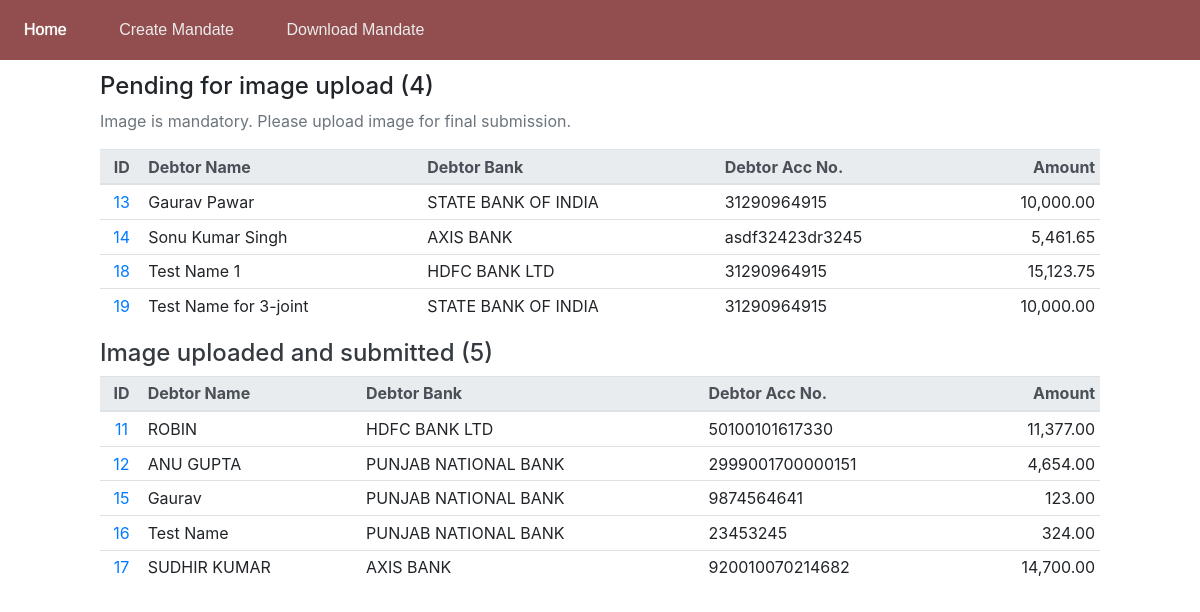
Page /mandates/ on the earlier database version.
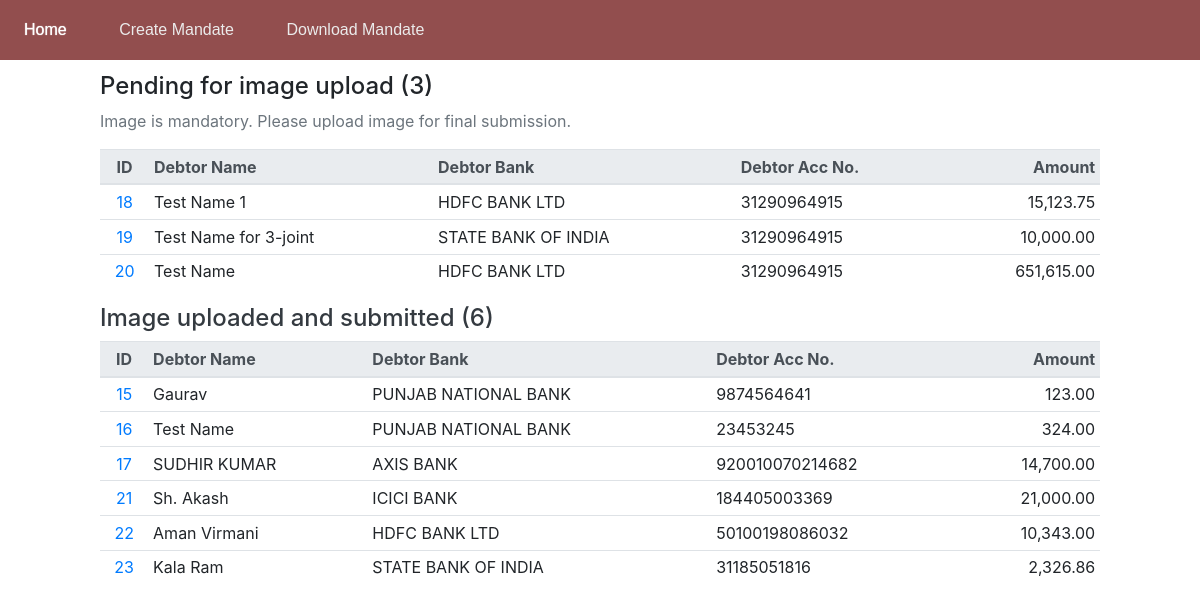
Same page on the later database version.
### mandate/models.py (models this page shows, shortened)
class Mandate(models.Model):
	debit_type_choices = [
		(None, ''),
		('F', 'Fixed Amount'),
		('M', 'Max Amount'),
	]
	frequency_choices = [
		(None, ''),
		('ADHO', 'As and when presented'),
		('INDA', 'Intra Day'),
		('DAIL', 'Daily'),
		('WEEK', 'Weekly'),
		('BIMN', 'Bi-Monthly'),
		('MNTH', 'Monthly '),
		('QURT', 'Quaterly'),
		('MIAN', 'Semi annually'),
		('YEAR', 'Yearly'),
	]
	acc_type_choices = [
		(None, ''),
		('SAVINGS', 'SAVINGS'),
		('CURRENT', 'CURRENT'),
		('CC', 'CC'),
		('Other', 'Other'),
	]
	debit_date_choices = [
		(None, ''),
		('3', '3rd day of month'),
		('11', '11th day of month'),
		('19', '19th day of month'),
		('26', '26th day of month'),
	]
	seq_no = models.IntegerField(default=0)
	ref = models.CharField(max_length=35, null=False)
	currency = models.CharField(max_length=5, default='INR', verbose_name='Currency')
	debit_type = models.CharField(max_length=1, choices=debit_type_choices, default='F', verbose_name='Debit Type')
	amount = models.DecimalField(max_digits=10, decimal_places=2, verbose_name='Installment Amount')
	category = models.CharField(max_length=4, default='L001', verbose_name='Category')
	frequency = models.CharField(max_length=4, choices=frequency_choices, default='MNTH', verbose_name='Frequency')
	date = models.DateField(verbose_name='Date of Mandate')
	start_date = models.DateField(verbose_name='Start Date', help_text="The start date should be on or after the date of mandate.")
	end_date = models.DateField(verbose_name='End Date', help_text="The end date can not be beyond 40 years after start date ")
	debtor_name = models.CharField(max_length=300, verbose_name='Name of Debor Account Holder', help_text="The name as per the debit account.")
	debtor_joint = models.BooleanField(default=False, verbose_name='Is the Debtor Account jointly held?', help_text="Select this if the debtor account requires signatures of multiple persons")
	debtor_name_2 = models.CharField(blank=True, null=True, max_length=300, verbose_name='Name of Debor Account Holder 2', help_text='At least one additional name required for joint account.')
	debtor_name_3 = models.CharField(blank=True, null=True, max_length=300, verbose_name='Name of Debor Account Holder 3')
	debtor_bank = models.ForeignKey(DebtorBank, on_delete=models.PROTECT, verbose_name='Debtor Bank')
	debtor_acc_type = models.CharField(max_length=10, choices=acc_type_choices, verbose_name='Debtor Account Type')
	debtor_acc_no = models.CharField(max_length=100, verbose_name='Debtor Legal Account Number')
	debtor_acc_ifsc = models.CharField(max_length=11, verbose_name='Debtor Account IFSC')
	creditor_name = models.CharField(max_length=300, verbose_name='Creditor Name')
	creditor_bank = models.CharField(max_length=300, default="SARVA HARYANA GRAMIN BANK", verbose_name='Creditor Bank')
	creditor_utility_code = models.CharField(max_length=100, default="HGBX00002000017848", verbose_name='Creditor Utility Code')
	mandate_image = models.ImageField(upload_to="mandate/images/mandate/", null=True, verbose_name='Mandate Image')
	mandate_file = models.FileField(null=True, blank=True, verbose_name='Mandate File')
	phone = models.CharField(max_length=10, null=True, blank=True, validators=[phone_validator], verbose_name='Customer Mobile No.')
	email = models.EmailField(null=True, blank=True, verbose_name='Customer EMail ID')
	debit_date = models.CharField(max_length=2, choices=debit_date_choices, verbose_name='Date of EMI Collection')
	credit_account = models.CharField(max_length=100, verbose_name='Credit Account', help_text="The loan/other account in SHGB in which the installment is to be credited.")
	create_time = models.DateTimeField(null=True)
	create_user = models.ForeignKey(User, on_delete=models.PROTECT, related_name="create", null=True)
	submit_time = models.DateTimeField(null=True)
	submit_user = models.ForeignKey(User, on_delete=models.PROTECT, related_name="submit", null=True)
	lm_time = models.DateTimeField(null=True)
	is_deleted = models.BooleanField(default=False)
	class Meta:
		ordering = ["id"]
		constraints = [
			CheckConstraint(
    			check = Q(start_date__gte = F("date")),
    			name = "startDate_gte_date",
				violation_error_message = '"Start Date" can not be before the "Date of Mandate"',
			)
		]

class DebtorBank(models.Model):
	name = models.CharField(max_length=400)
	is_deleted = models.BooleanField(default=False)
	def __str__(self):
		return self.name

### mandate/views.py (the view)
# urls.py: path("", views.index, name="index"),
def index(request):
	mandates = Mandate.objects.exclude(mandate_image__exact = '')
	mandates_pending_image = Mandate.objects.filter(mandate_image__exact = '')
	context = {"mandates": mandates, "mandates_pending_image": mandates_pending_image}
	return render(request, "mandate/index.html", context)

### mandate/templates/mandate/index.html
{% extends "mandate/base.html" %}
{% load humanize %}
{% block content %}
<div style="width: 1000px;">
<h4>Pending for image upload ({{ mandates_pending_image.count }})</h4>
<p class="text-muted">Image is mandatory. Please upload image for final submission.</p>
<table class="table table-sm table-hover">
    <thead class="thead-light">
      <tr>
        <th scope="col" class="text-center">ID</th>
        <th scope="col">Debtor Name</th>
        <th scope="col">Debtor Bank</th>
        <th scope="col">Debtor Acc No.</th>
        <th scope="col" class="text-right">Amount</th>
      </tr>
    </thead>
    <tbody>
        {% for m in mandates_pending_image %}
        <tr>
            <td scope="row" class="text-center"><a href="/mandates/mandate/{{m.id}}/">{{m.id}}</a></td>
            <td>{{m.debtor_name}}</td>
            <td>{{m.debtor_bank}}</td>
            <td>{{m.debtor_acc_no}}</td>
            <td class="text-right">{{m.amount|intcomma}}</td>
        </tr>
        {% endfor %}
    </tbody>
  </table>
<h4><a href="1/" class="text-dark">Image uploaded and submitted ({{ mandates.count }})</a></h4>
<table class="table table-sm table-hover">
    <thead class="thead-light">
      <tr>
        <th scope="col" class="text-center">ID</th>
        <th scope="col">Debtor Name</th>
        <th scope="col">Debtor Bank</th>
        <th scope="col">Debtor Acc No.</th>
        <th scope="col" class="text-right">Amount</th>
      </tr>
    </thead>
    <tbody>
        {% for m in mandates %}
        <tr>
            <td scope="row" class="text-center"><a href="/mandates/mandate/{{m.id}}/">{{m.id}}</a></td>
            <td>{{m.debtor_name}}</td>
            <td>{{m.debtor_bank}}</td>
            <td>{{m.debtor_acc_no}}</td>
            <td class="text-right">{{m.amount|intcomma}}</td>
        </tr>
        {% endfor %}
    </tbody>
  </table>
</div>
{% endblock %}

Differences in the rows shown:
removed Mandate: id "13", debtor_name "Gaurav Pawar", debtor_bank "STATE BANK OF INDIA", debtor_acc_no "31290964915", amount "10,000.00", shown under "Pending for image upload (4)"
removed Mandate: id "14", debtor_name "Sonu Kumar Singh", debtor_bank "AXIS BANK", debtor_acc_no "asdf32423dr3245", amount "5,461.65", shown under "Pending for image upload (4)"
removed Mandate: id "11", debtor_name "ROBIN", debtor_bank "HDFC BANK LTD", debtor_acc_no "50100101617330", amount "11,377.00", shown under "Image uploaded and submitted (5)"
removed Mandate: id "12", debtor_name "ANU GUPTA", debtor_bank "PUNJAB NATIONAL BANK", debtor_acc_no "2999001700000151", amount "4,654.00", shown under "Image uploaded and submitted (5)"
added Mandate: id "20", debtor_name "Test Name", debtor_bank "HDFC BANK LTD", debtor_acc_no "31290964915", amount "651,615.00", shown under "Pending for image upload (3)"
added Mandate: id "21", debtor_name "Sh. Akash", debtor_bank "ICICI BANK", debtor_acc_no "184405003369", amount "21,000.00", shown under "Image uploaded and submitted (6)"
added Mandate: id "22", debtor_name "Aman Virmani", debtor_bank "HDFC BANK LTD", debtor_acc_no "50100198086032", amount "10,343.00", shown under "Image uploaded and submitted (6)"
added Mandate: id "23", debtor_name "Kala Ram", debtor_bank "STATE BANK OF INDIA", debtor_acc_no "31185051816", amount "2,326.86", shown under "Image uploaded and submitted (6)"
Other differences:
{{ mandates_pending_image.count }}: "4" → "3"
{{ mandates.count }}: "5" → "6"
